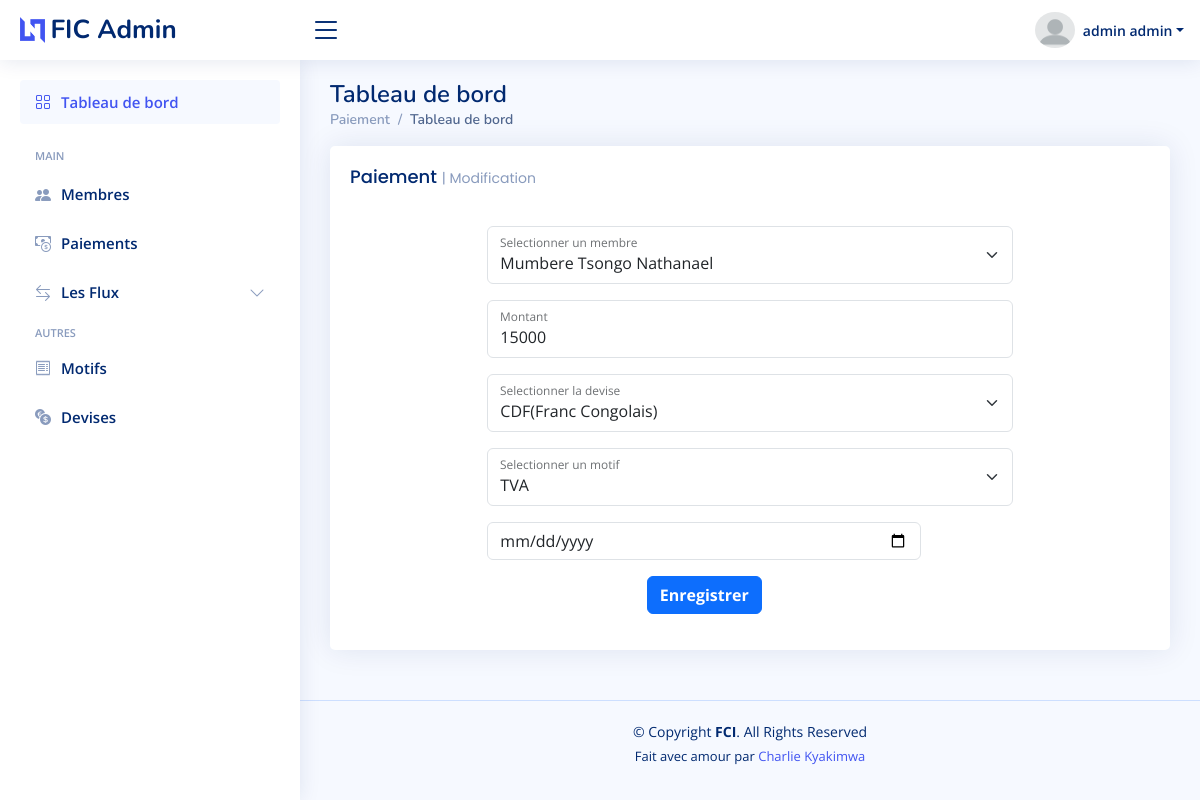
Page /admin/upcontribution.php?id=1 (signed in) on the committed database.
### tables this page shows
CREATE TABLE `paiement` (
  `ID` int(11) NOT NULL,
  `DATE_PAIE` date NOT NULL,
  `MEMBRE` int(11) NOT NULL,
  `COTISATION` int(11) NOT NULL,
  `VISIBLE` int(11) NOT NULL,
  `devise` int(11) DEFAULT NULL,
  `taux` decimal(10,0) DEFAULT NULL,
  `MONTANT` decimal(10,0) DEFAULT NULL
);

CREATE TABLE `membre` (
  `ID` int(11) NOT NULL,
  `NUMERO` text NOT NULL,
  `NOM` text NOT NULL,
  `POSTNOM` text NOT NULL,
  `PRENOM` text NOT NULL,
  `LIEU_DE_TRAVAIL` text NOT NULL,
  `NUMERO_DE_TELEPHONE` text NOT NULL,
  `NOM_UTILISATEUR` text NOT NULL,
  `MOT_DE_PASSE` text NOT NULL,
  `PROFILE` text NOT NULL,
  `STATUT` text NOT NULL,
  `VISIBLE` int(11) NOT NULL,
  `ROLE` int(11) DEFAULT 0,
  `ADRESSE` text DEFAULT NULL
);

CREATE TABLE `devise` (
  `id` int(11) NOT NULL,
  `description` text DEFAULT NULL,
  `taux` decimal(10,0) DEFAULT NULL,
  `visible` int(11) DEFAULT NULL,
  `statuts` int(11) DEFAULT 0
);

CREATE TABLE `cotisation` (
  `ID` int(11) NOT NULL,
  `DESCRIPTION` text NOT NULL,
  `VISIBLE` int(11) NOT NULL,
  `devise` int(11) DEFAULT NULL,
  `taux` decimal(10,0) DEFAULT NULL,
  `MONTANT` decimal(10,0) DEFAULT NULL
);

### admin/upcontribution.php (called while the page is built, shortened)
<?php require_once 'includes/upcontribution.php' ?>
<?php require('../templates/adminLayout.php') ?>

### Class/paiement.php (called while the page is built, shortened)
<?php
class paiement
{
    private $id;
    public function setId($value)
    {
        $this->id = $value;
    }
    public function afficherallid()
    {
        $con = new Database();
        $connect = $con->open();
        try {
            $stmt = $connect->prepare("SELECT *,paiement.visible as visible, paiement.id as id,paiement.membre as idmembre ,membre.nom as nom,membre.POSTNOM as postnom,membre.PRENOM as prenom,paiement.cotisation as cotisation,cotisation.DESCRIPTION as motif,paiement.devise as iddevise,devise.description as devise, paiement.MONTANT as montant,paiement.taux as taux,(paiement.MONTANT * paiement.taux) as total FROM paiement inner join membre on paiement.MEMBRE=MEMBRE.ID inner join cotisation on paiement.COTISATION=COTISATION.ID inner join devise on paiement.devise=devise.id WHERE paiement.id=?");
            $stmt->execute([$this->id]);
            return $stmt->fetchAll();
        } catch (Exception $e) {
            return $e->getMessage();
        }
    }
}

### admin/includes/upcontribution.php (the view, shortened to what this page needs)
<?php
require_once("../Class/devise.php");
require_once("../Class/paiement.php");
$paie = new paiement();
$id = $_GET['id'];
$paie->setid($id);
$all = $paie->afficherallid();
?>
<div class="col-lg-12">
    <div class="row">
        <div class="col-12">
            <div class="card recent-sales overflow-auto">
                <div class="card-body">
                    <h5 class="card-title mb-4">Paiement <span>| Modification</span></h5>
                    <?php
                    foreach ($all as $key => $val) {
                    ?>
                        <form method="POST" action="../admin/processing/updatecontribution.php">
                            <div class="row">
                                <div class="col-sm-2 col-xxl-4">
                                </div>
                                <div class="col-sm-8 col-xxl-6">
                                    <div class="form-floating mb-3">
                                        <select required name="membre" class="form-select" id="floatingSelect" aria-label="Floating label select example">
                                            <option value="<?= $val['idmembre'] ?>" selected>
                                                <?= $val['nom'] . " " . $val['postnom'] . " " . $val['prenom'] ?></option>
                                        </select>
                                        <label for="floatingSelect">Selectionner un membre</label>
                                    </div>
                                    <div class="form-floating mb-3">
                                        <input required value="<?= $val['montant'] ?>" name="montant" type="text" class="form-control" id="floatingInput" placeholder="name@example.com">
                                        <label for="floatingInput">Montant</label>
                                    </div>
                                    <div class="form-floating mb-3">
                                        <select required name="devise" class="form-select" id="floatingSelect" aria-label="Floating label select example">
                                            <option value="<?= $val['iddevise'] ?>" selected><?= $val['devise'] ?></option>
                                        </select>
                                        <label for="floatingSelect">Selectionner la devise</label>
                                    </div>
                                    <div class="form-floating mb-3">
                                        <select required name="motif" class="form-select" id="floatingSelect" aria-label="Floating label select example">
                                            <option value="<?= $val['cotisation'] ?>" selected><?= $val['motif'] ?></option>
                                        </select>
                                        <label for="floatingSelect">Selectionner un motif</label>
                                    </div>
                                    <div class="row mb-3">
                                        <div class="col-sm-10">
                                            <input required name="date" value="<?php echo date('dd/mm/aaaa'); ?>" type="date" class="form-control">
                                        </div>
                                    </div>
                                    <div class="row mb-3 text-center">
                                        <div class="col-sm-10 text-center">
                                            <button name="update" type="submit" class="btn btn-primary fw-bold">Enregistrer</button>
                                        </div>
                                    </div>
                                </div>
                        </form>
                    <?php
                    }
                    ?>
                </div>
            </div>
        </div>
    </div>
</div>

### assets/css/style.css (style rules this page uses)
:root { scroll-behavior: smooth; }
body { font-family: "Open Sans", sans-serif; background: #f6f9ff; color: #444444; }
h1, h2, h3, h4, h5, h6 { font-family: "Nunito", sans-serif; }
.card { margin-bottom: 30px; border: none; border-radius: 5px; box-shadow: 0px 0 30px rgba(1, 41, 112, 0.1); }
.card-title { padding: 20px 0 15px 0; font-size: 18px; font-weight: 500; color: #012970; font-family: "Poppins", sans-serif; }
.card-title span { color: #899bbd; font-size: 14px; font-weight: 400; }
.card-body { padding: 0 20px 20px 20px; }
.dashboard .recent-sales { font-size: 14px; }

### rows in the picture
paiement: membre "Mumbere Tsongo Nathanael", montant "15000", devise "CDF(Franc Congolais)", motif "TVA"

### other values in the picture
$_SESSION['POSTNOM'] "admin"
$_SESSION['PRENOM'] "admin"
$pageTitle "Paiement"
